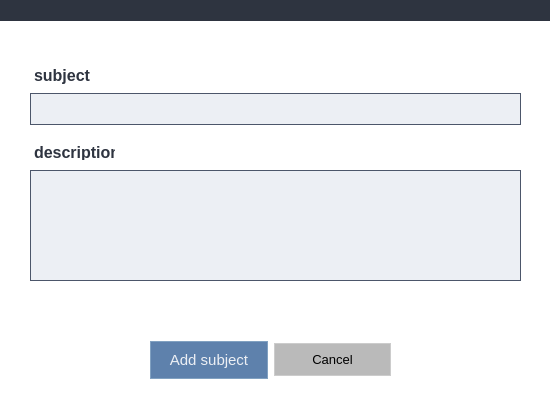
<?xml version="1.0" encoding="UTF-8"?>
<ui version="4.0">
 <class>AddSubjectDialog</class>
 <widget class="QDialog" name="AddSubjectDialog">
  <property name="geometry">
   <rect>
    <x>0</x>
    <y>0</y>
    <width>550</width>
    <height>403</height>
   </rect>
  </property>
  <property name="windowTitle">
   <string>Dialog</string>
  </property>
  <property name="styleSheet">
   <string notr="true">/* General Window */
QWidget {
    background-color:rgb(255, 255, 255); /* Light Gray for Light Mode */
    color: #000000;           /* Black Text */
    font-family: &quot;Segoe UI&quot;, Arial, sans-serif;
    font-size: 12pt;
border-radius: 10px;
}

/* Dark Mode (Toggle this for dark theme) */
/*
QWidget {
    background-color: #2b2b2b; 
    color: #ffffff;           
}
*/



/* Scrollbars */
QScrollBar:vertical {
    border: none;
    background: #f3f3f3;
    width: 8px;
    margin: 0px 0px 0px 0px;
}
QScrollBar::handle:vertical {
    background: #cccccc;
    border-radius: 4px;
}
QScrollBar::handle:vertical:hover {
    background: #aaaaaa;
}
</string>
  </property>
  <widget class="QWidget" name="layoutWidget">
   <property name="geometry">
    <rect>
     <x>30</x>
     <y>60</y>
     <width>491</width>
     <height>65</height>
    </rect>
   </property>
   <layout class="QVBoxLayout" name="verticalLayout">
    <item>
     <widget class="QLabel" name="label_2">
      <property name="font">
       <font>
        <family>Segoe UI</family>
        <pointsize>-1</pointsize>
        <bold>true</bold>
       </font>
      </property>
      <property name="styleSheet">
       <string notr="true">/* Label Style */
QLabel {
    color: #2e3440; /* Light text color */
    font-size: 16px; /* Smaller font size for the label */
    font-weight: bold; /* Bold text to emphasize the label */
    margin-top: 4px; /* Space between the label and the input field */
}

/* Optional: Focused Label Change (to match the input field) */
QLineEdit:focus + QLabel {
    color: #88C0D0; /* Change label color to light blue on focus */
}
</string>
      </property>
      <property name="text">
       <string>subject</string>
      </property>
     </widget>
    </item>
    <item>
     <widget class="QLineEdit" name="subject_name_field">
      <property name="styleSheet">
       <string notr="true">/* Input Field */
QLineEdit {
    background-color: #eceff4; /* Light background */
    color: #000000; /* Black text */
    border: 1px solid #4C566A; /* Subtle gray-blue border */
    border-radius: 0px; /* No rounded corners */
    padding: 6px; /* Padding inside the field */
    font-size: 14px; /* Standard font size */
}

/* Focused Input Field */
QLineEdit:focus {
    border: 1px solid #88C0D0; /* Light blue/teal border on focus */
    background-color: #e1e9f2; /* Slightly lighter background on focus */
}

/* Placeholder Text */
QLineEdit::placeholder {
    color: #4C566A; /* Darker gray for placeholder text */
}
</string>
      </property>
     </widget>
    </item>
   </layout>
  </widget>
  <widget class="QWidget" name="layoutWidget">
   <property name="geometry">
    <rect>
     <x>150</x>
     <y>340</y>
     <width>241</width>
     <height>40</height>
    </rect>
   </property>
   <layout class="QHBoxLayout" name="horizontalLayout">
    <item>
     <widget class="QPushButton" name="add_subject_button">
      <property name="minimumSize">
       <size>
        <width>86</width>
        <height>38</height>
       </size>
      </property>
      <property name="styleSheet">
       <string notr="true">QPushButton {
    background-color: #5E81AC; /* Nord Blue */
    color: #ECEFF4; /* Light text */
    border: 1px solid #81A1C1; /* Lighter blue border */
    border-radius: 0px; /* No roundness */
    padding: 6px 12px;
    font-family: &quot;Segoe UI&quot;;
    font-size: 15px;
    min-width: 60px;
    min-height: 24px;
}

/* Hover State */
QPushButton:hover {
    background-color: #81A1C1; /* Lighter Nord Blue */
    border: 1px solid #88C0D0; /* Teal highlight */
}

/* Pressed State */
QPushButton:pressed {
    background-color: #4C566A; /* Darker Nord Blue */
    border: 1px solid #8FBCBB; /* Teal accent */
}

/* Edit Button Specific Style */
QPushButton#editButton {
    background-color: #88C0D0; /* Soft Teal Blue */
    color: #2E3440; /* Darker text for contrast */
    border: 1px solid #8FBCBB; /* Teal border */
}

QPushButton#editButton:hover {
    background-color: #8FBCBB; /* Slightly lighter teal */
    border: 1px solid #81A1C1; /* Soft blue highlight */
}

QPushButton#editButton:pressed {
    background-color: #5E81AC; /* Dark Nord Blue */
    border: 1px solid #4C566A; /* Darker border */
}
</string>
      </property>
      <property name="text">
       <string>Add subject</string>
      </property>
     </widget>
    </item>
    <item>
     <widget class="QPushButton" name="close_button">
      <property name="minimumSize">
       <size>
        <width>0</width>
        <height>30</height>
       </size>
      </property>
      <property name="styleSheet">
       <string notr="true">




/*          background-color: transparent;  No background */




/* Cancel Button */
QPushButton {
    background-color: #bababa;

    color: black;                  /* Black text */
    border: 1px solid #cccccc;     /* Light gray border */
    border-radius: 0px;
    padding: 8px 16px;
    font-size: 10pt;
}

QPushButton:hover {
    background-color: #e5e5e5; /* Light gray on hover */
    border: 1px solid #bbbbbb; /* Slightly darker gray border on hover */
}

QPushButton:pressed {
    background-color: #d9d9d9; /* Darker gray on press */
    border: 1px solid #aaaaaa; /* Even darker gray border on press */
}
</string>
      </property>
      <property name="text">
       <string>Cancel</string>
      </property>
     </widget>
    </item>
   </layout>
  </widget>
  <widget class="QLabel" name="label_3">
   <property name="geometry">
    <rect>
     <x>30</x>
     <y>140</y>
     <width>85</width>
     <height>20</height>
    </rect>
   </property>
   <property name="font">
    <font>
     <family>Segoe UI</family>
     <pointsize>-1</pointsize>
     <bold>true</bold>
    </font>
   </property>
   <property name="styleSheet">
    <string notr="true">/* Label Style */
QLabel {
    color: #2e3440; /* Light text color */
    font-size: 16px; /* Smaller font size for the label */
    font-weight: bold; /* Bold text to emphasize the label */
    margin-top: 4px; /* Space between the label and the input field */
}

/* Optional: Focused Label Change (to match the input field) */
QLineEdit:focus + QLabel {
    color: #88C0D0; /* Change label color to light blue on focus */
}
</string>
   </property>
   <property name="text">
    <string>description</string>
   </property>
  </widget>
  <widget class="QLineEdit" name="description_field">
   <property name="geometry">
    <rect>
     <x>30</x>
     <y>170</y>
     <width>491</width>
     <height>111</height>
    </rect>
   </property>
   <property name="styleSheet">
    <string notr="true">/* Input Field */
QLineEdit {
    background-color: #eceff4; /* Light background */
    color: #000000; /* Black text */
    border: 1px solid #4C566A; /* Subtle gray-blue border */
    border-radius: 0px; /* No rounded corners */
    padding: 6px; /* Padding inside the field */
    font-size: 14px; /* Standard font size */
}

/* Focused Input Field */
QLineEdit:focus {
    border: 1px solid #88C0D0; /* Light blue/teal border on focus */
    background-color: #e1e9f2; /* Slightly lighter background on focus */
}

/* Placeholder Text */
QLineEdit::placeholder {
    color: #4C566A; /* Darker gray for placeholder text */
}
</string>
   </property>
  </widget>
  <widget class="QWidget" name="widget_2" native="true">
   <property name="geometry">
    <rect>
     <x>0</x>
     <y>0</y>
     <width>551</width>
     <height>21</height>
    </rect>
   </property>
   <property name="styleSheet">
    <string notr="true">/*background-color: #bababa;*/
border-radius: 0px;
 background-color:#2e3440;</string>
   </property>
  </widget>
 </widget>
 <resources/>
 <connections/>
</ui>
